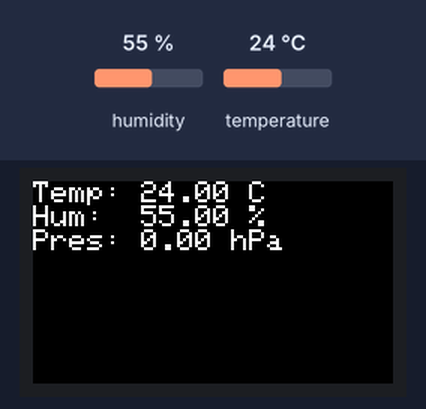
Simulated run of this sketch. Board: ESP32. Parts: 240×135 colour display. Inputs (shaded band) come from the test bench; at power-on: humidity 55 %, temperature 24 °C. Not simulated (calls return 0 or success): M5UnitENV.h.

Above: at 1.4 s.
1.5 s: humidity set to 22 %
At 3.9 s:
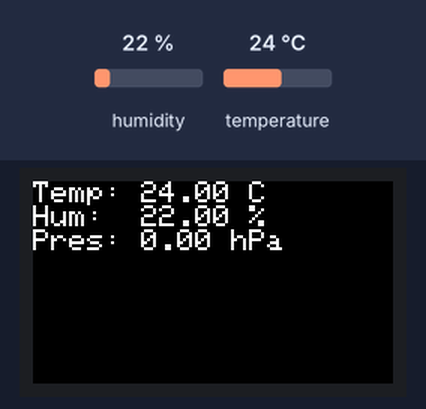
4.3 s: temperature set to 12 °C
At 5.1 s:
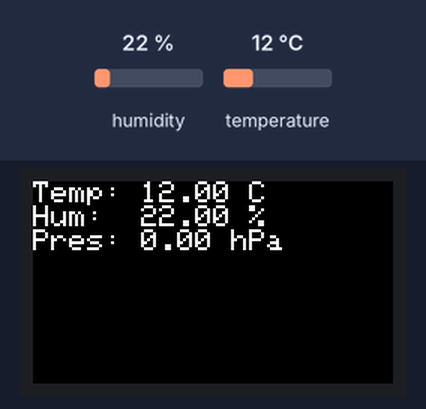
7.1 s: humidity set to 40 %
At 9.8 s:
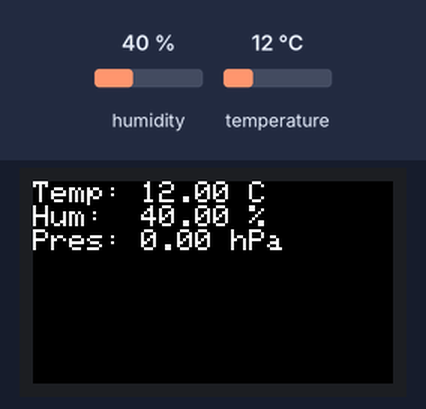
10.2 s: temperature set to 19 °C
Timing chart, 0 to 13.2 s (numbered marks = the images above; inputs shaded):
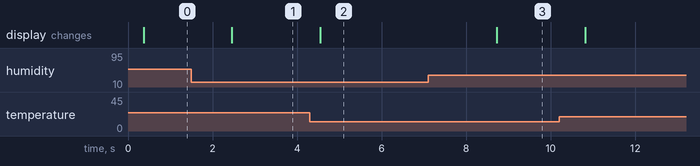

Measured:
- after the input at 1.5 s, the display: changes after 0.96 s (image 1)
- after the input at 4.3 s, the display: changes after 0.25 s (image 2)
- after the input at 7.1 s, the display: changes after 1.6 s (image 3)

The sketch:

hatIII.ino
```cpp
#include <M5StickCPlus2.h>
#include <Wire.h>
#include <Adafruit_SHT31.h>
#include "M5UnitENV.h"

Adafruit_SHT31 sht30 = Adafruit_SHT31();
QMP6988 qmp6988;

void setup() {
  M5.begin();
  M5.Lcd.setRotation(3);
  M5.Lcd.setTextSize(2);
  M5.Lcd.setTextColor(WHITE, BLACK);
  M5.Lcd.fillScreen(BLACK);

  // ⚠️ Muy importante: configurar correctamente el bus I2C (GPIO0 = SDA, GPIO26 = SCL)
  Wire.begin(0, 26, 100000UL);
  delay(100);

  if (!sht30.begin(0x44)) {
    M5.Lcd.println("Fallo SHT30");
  }

  if (!qmp6988.begin(&Wire, 0x70, 0, 26, 100000UL)) {
    M5.Lcd.println("Fallo QMP6988");
  }
}

void loop() {
  float temp = sht30.readTemperature();
  float hum = sht30.readHumidity();
  float pres = qmp6988.calcPressure();  // Pascales

  M5.Lcd.setCursor(0, 0);
  M5.Lcd.fillScreen(BLACK);
  M5.Lcd.printf("Temp: %.2f C\n", temp);
  M5.Lcd.printf("Hum:  %.2f %%\n", hum);
  M5.Lcd.printf("Pres: %.2f hPa\n", pres / 100.0);

  delay(2000);
}
```
